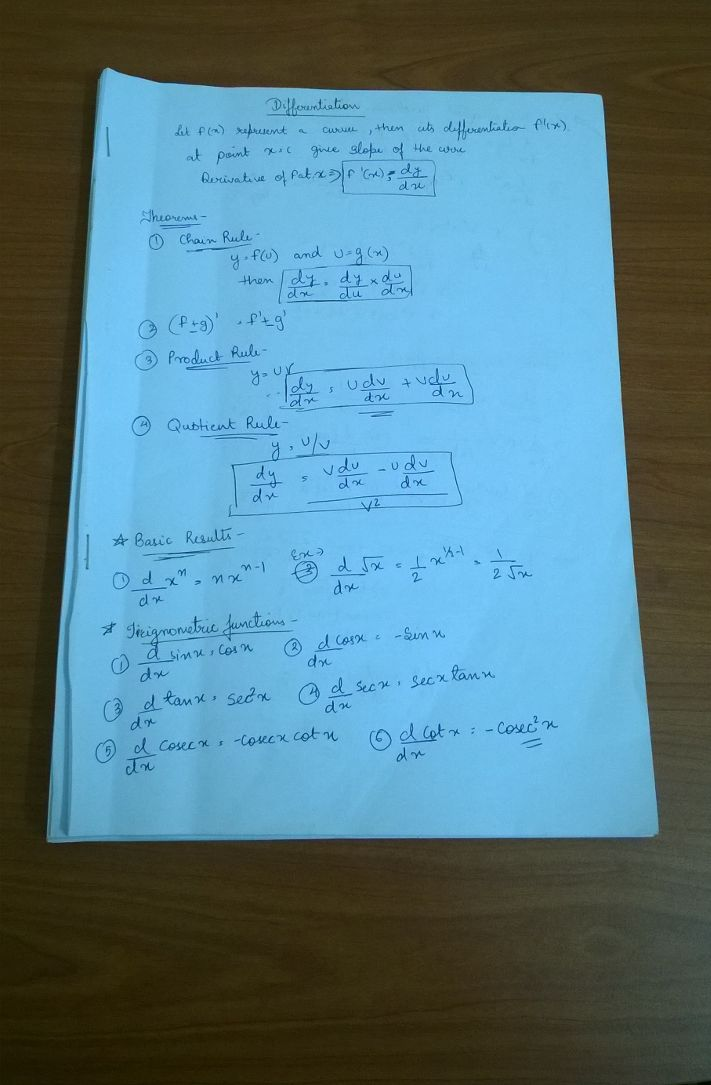
#> input picture test.jpg, 711 x 1085 px
$ python scan_doc.py   (older library calls are emulated)
#> lines starting #> are read from the running program, lines starting #| are printed output that depends on the picture; after the words box and inside, x2 and y2 are one past the last pixel; in counts of white or black regions, pixels touching at a corner belong together
import numpy as np
import cv2

img = cv2.imread("test.jpg",1)
#> img is the input picture: shape (1085, 711, 3); mean B, G, R 135.1, 122.9, 85.1

#resize image
img = cv2.resize(img,(600,800))
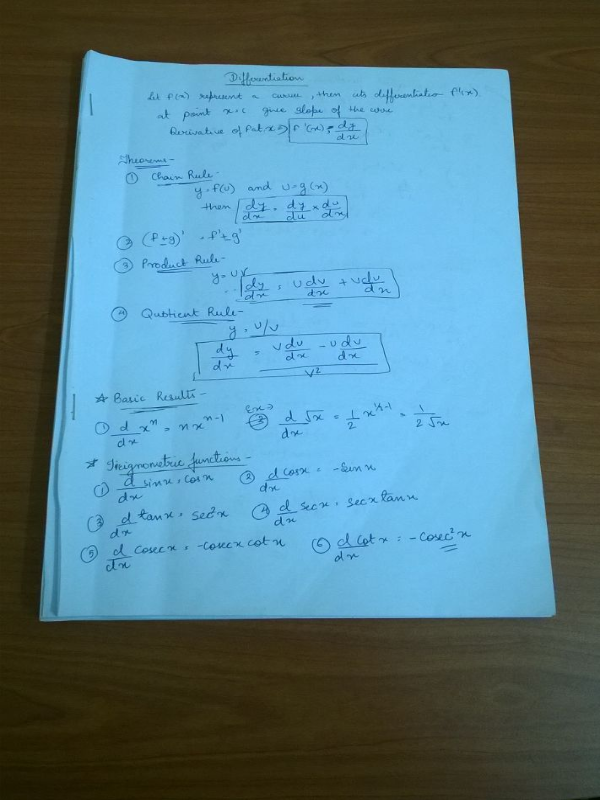
#> img: shape (800, 600, 3); mean B, G, R 135, 122.8, 85

#convert image to grayscale
grey = cv2.cvtColor(img, cv2.COLOR_BGR2GRAY)
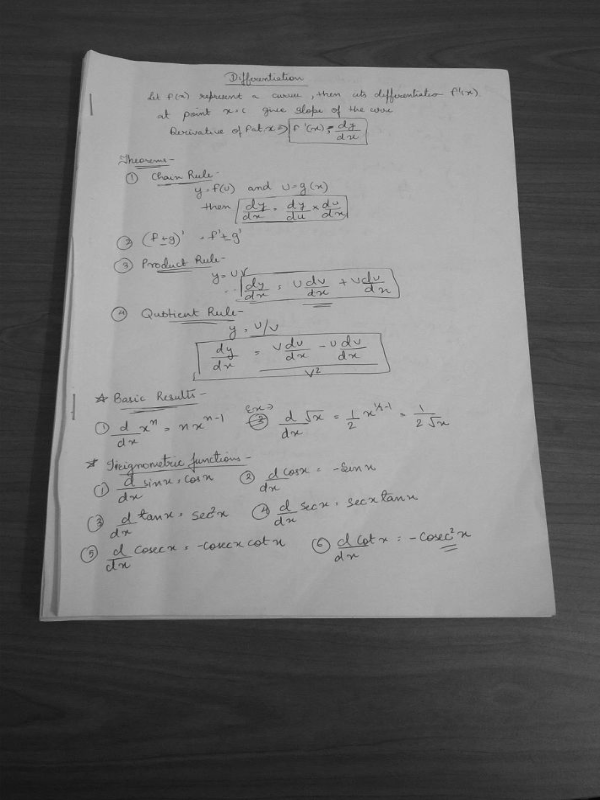
#> grey: shape (800, 600); min 6, max 198, mean 112.9

#blurr image to smooth
blurr = cv2.GaussianBlur(grey, (5,5),0)

#finding edges
edge = cv2.Canny(blurr, 0, 50)
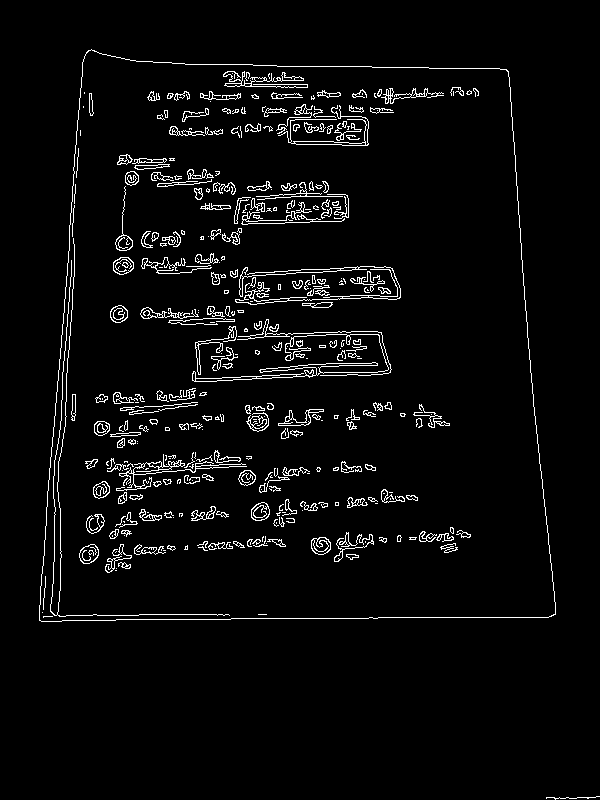
#> edge: shape (800, 600); 4% white in thin lines or dots, all inside (x1, y1, x2, y2) = (39, 49, 600, 800)

#apadtive threshold and canny gave similar final output
#threshold = cv2.adaptiveThreshold(blurr ,255,cv2.ADAPTIVE_THRESH_MEAN_C,cv2.THRESH_BINARY,11,2)
#find contours in thresholded image and sort them according to decreasing area
_, contours, _ = cv2.findContours(edge, cv2.RETR_LIST, cv2.CHAIN_APPROX_SIMPLE)
#> contours = 705 contours, 428 with area under 20; largest, box (x1, y1, x2, y2) and area: (39, 49, 556, 622) 259938, (39, 49, 556, 622) 259928, (192, 334, 389, 382) 740, (235, 266, 401, 305) 410, (260, 362, 378, 376) 314
contours = sorted(contours, key=cv2.contourArea, reverse= True)

#contour approximation
for i in contours:
	elip =  cv2.arcLength(i, True)
	approx = cv2.approxPolyDP(i,0.08*elip, True)

	if len(approx) == 4 :
		doc = approx
		break
#> this loop made 1 pass
#> (elip, doc) on pass 1: (2103.3, [[88, 50], [39, 620], [555, 614], [508, 71]])

#draw contours
cv2.drawContours(img, [doc], -1, (0, 255, 0), 2)
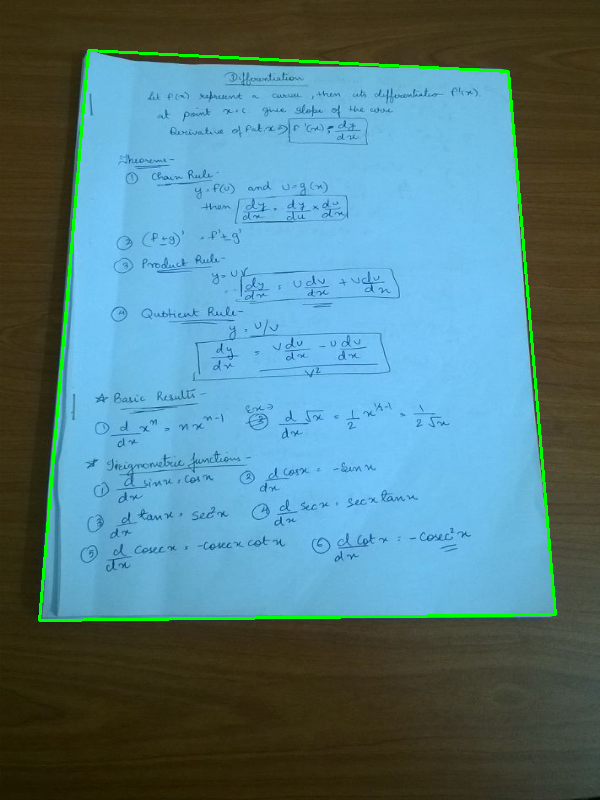
#> img: shape (800, 600, 3); 1.28% of pixels changed, all inside (x1, y1, x2, y2) = (38, 49, 557, 622)

#reshape to avoid errors ahead
doc=doc.reshape((4,2))

#create a new array and initialize
new_doc = np.zeros((4,2), dtype="float32")

Sum = doc.sum(axis = 1)
#> Sum = [138, 659, 1169, 579]
new_doc[0] = doc[np.argmin(Sum)]
new_doc[2] = doc[np.argmax(Sum)]

Diff = np.diff(doc, axis=1)
#> Diff = [-38, 581, 59, -437]
new_doc[1] = doc[np.argmin(Diff)]
new_doc[3] = doc[np.argmax(Diff)]

(tl,tr,br,bl) = new_doc

#find distance between points and get max
dist1 = np.linalg.norm(br-bl)
dist2 = np.linalg.norm(tr-tl)

maxLen = max(int(dist1),int(dist2))

dist3 = np.linalg.norm(tr-br)
dist4 = np.linalg.norm(tl-bl)

maxHeight = max(int(dist3), int(dist4))

dst = np.array([[0,0],[maxLen-1, 0],[maxLen-1, maxHeight-1], [0, maxHeight-1]], dtype="float32")

N = cv2.getPerspectiveTransform(new_doc, dst)
warp = cv2.warpPerspective(img, N, (maxLen, maxHeight))
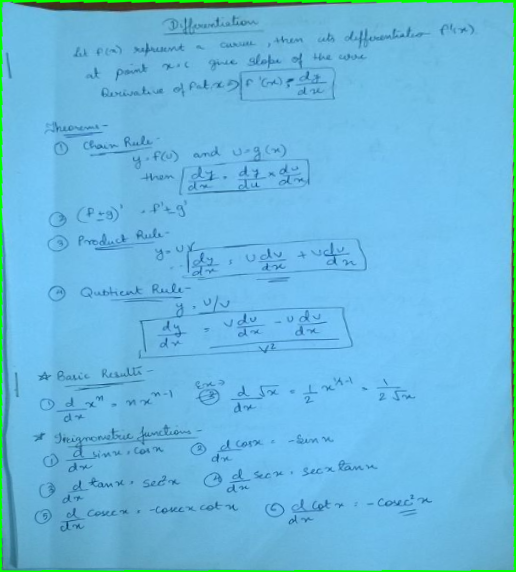
#> warp: shape (572, 516, 3); mean B, G, R 222.5, 184.7, 106

img2 = cv2.cvtColor(warp, cv2.COLOR_BGR2GRAY)
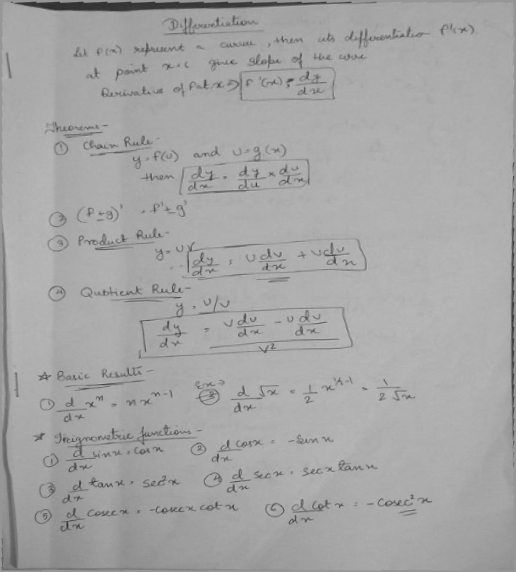
#> img2: shape (572, 516); min 42, max 191, mean 165.5
img2 = cv2.resize(img2,(600,800))
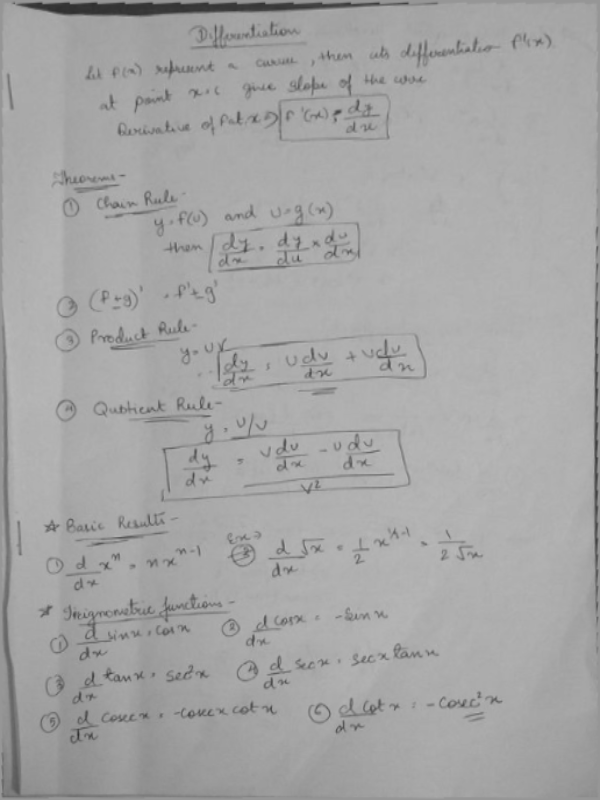
#> img2: shape (800, 600); min 46, max 187, mean 165.4

#cv2.imwrite("edge.jpg", edge)
#cv2.imwrite("contour.jpg", img)
#cv2.imwrite("Scanned.jpg", img2)

# show all images
cv2.imshow("Original.jpg",img)
cv2.imshow("Grey.jpg",grey)
cv2.imshow("Gaussian_Blur.jpb",blurr)
cv2.imshow("Canny_Edge.jpg",edge)
#cv2.imshow("Threshold.jpg",threshold)
cv2.imshow("Contours.jpg", img)
cv2.imshow("Scanned.jpg", img2)

cv2.waitKey(0)
cv2.destroyAllWindows()
